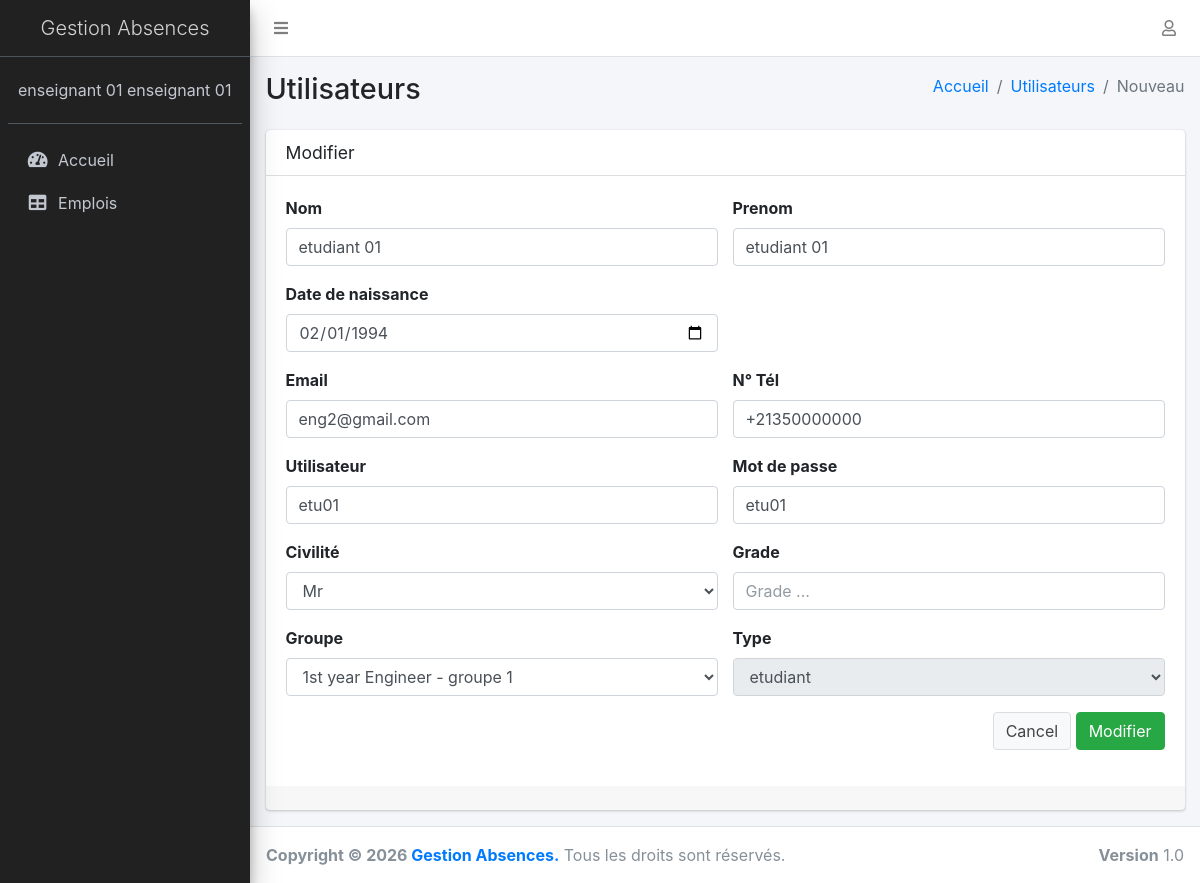
Screenshot of /index.php?users_add=3 (signed in) with the database file from the repository.
### tables this page shows
CREATE TABLE `emploi_users` (
  `user_id` int(11) UNSIGNED NOT NULL,
  `departement_id` int(11) UNSIGNED NOT NULL,
  `groupe_id` int(11) UNSIGNED NOT NULL,
  `user_login` varchar(50) DEFAULT '',
  `user_prenom` varchar(50) DEFAULT '',
  `user_nom` varchar(50) DEFAULT '',
  `user_date_naissance` varchar(10) DEFAULT '0000-00-00',
  `user_email` varchar(50) DEFAULT '',
  `user_phone` varchar(50) DEFAULT '',
  `user_pass` varchar(32) NOT NULL,
  `user_civilite` varchar(300) NOT NULL,
  `user_grade` varchar(300) NOT NULL,
  `user_type` enum('admin','agent','enseignant','etudiant','technicien') NOT NULL DEFAULT 'agent'
);

### conbase.php (called while the page is built, shortened)
<?php
function selected( $value,$status )
{
	return ($value == $status)? 'selected': '';
}
?>

### users_add.php (the view, shortened to what this page needs)
<?php
	$title_produit = "Ajouter";
	$function_to_call = "user_add";
	if( $_GET['users_add'] != 0 )
	{
		$element_array_rows = mysqli_query($con, "select * from emploi_users where user_id = '".$_GET['users_add']."'");
		$element_array = mysqli_fetch_array($element_array_rows);
		$title_produit = "Modifier";
		$function_to_call = "user_edit&user_id=".$_GET['users_add'];
	}
?>
<div class="content-wrapper">
	<section class="content-header">
		<div class="container-fluid">
			<div class="row mb-2">
				<div class="col-sm-6">
					<h1>Utilisateurs</h1>
				</div>
				<div class="col-sm-6">
					<ol class="breadcrumb float-sm-right">
						<li class="breadcrumb-item"><a href="index.php"><?= "Accueil"; ?></a></li>
						<li class="breadcrumb-item"><a href="index.php?users=0">Utilisateurs</a></li>
						<li class="breadcrumb-item active">Nouveau</li>
					</ol>
				</div>
			</div>
		</div>
	</section>
	<section class="content">
		<div class="container-fluid">
			<div class="row">
				<div class="col-12">
					<div class="card">
						<div class="card-header">
							<h3 class="card-title"><?= $title_produit; ?></h3>
						</div>
						<div class="card-body">
							<form action="ajax.php?function=<?= $function_to_call; ?>" method="POST" role="form" enctype="multipart/form-data">
								<div class="row">
									<div class="col-sm-6">
										<div class="form-group">
										<label>Nom</label>
										<input type="text" class="form-control" id="user_nom" name="user_nom" placeholder="Nom ..." value="<?= $element_array["user_nom"]; ?>" />
										</div>
									</div>
									<div class="col-sm-6">
										<div class="form-group">
											<label>Prenom</label>
											<input type="text" class="form-control" id="user_prenom" name="user_prenom" placeholder="Prenom ..." value="<?= $element_array["user_prenom"]; ?>" />
										</div>
									</div>
								</div>
								<div class="row">
									<div class="col-sm-6">
										<div class="form-group">
											<label>Date de naissance</label>
											<input type="date" class="form-control" id="user_date_naissance" name="user_date_naissance" placeholder="date de naissance ..." value="<?= $element_array["user_date_naissance"]; ?>" />
										</div>
									</div>
									<div class="col-sm-6">
									</div>
								</div>
								<div class="row">
									<div class="col-sm-6">
										<div class="form-group">
										<label>Email</label>
										<input type="text" class="form-control" id="user_email" name="user_email" placeholder="Email ..." value="<?= $element_array["user_email"]; ?>" />
										</div>
									</div>
									<div class="col-sm-6">
										<div class="form-group">
											<label>N° Tél</label>
											<input type="text" class="form-control" id="user_phone" name="user_phone" placeholder="N° Tél ..." value="<?= $element_array["user_phone"]; ?>" />
										</div>
									</div>
								</div>
								<div class="row">
									<div class="col-sm-6">
										<div class="form-group">
											<label>Utilisateur</label>
											<input type="text" class="form-control" id="user_login" name="user_login" placeholder="Utilisateur ..." value="<?= $element_array["user_login"]; ?>" />
										</div>
									</div>
									<div class="col-sm-6">
										<div class="form-group">
											<label>Mot de passe</label>
											<input type="text" class="form-control" id="user_pass" name="user_pass" placeholder="Mot de passe ..." value="<?= $element_array["user_pass"]; ?>" />
										</div>
									</div>
									<div class="col-sm-6">
										<div class="form-group">
											<label>Civilité</label>
											<select class="form-control" name="user_civilite" id="user_civilite">
												<option <?php echo selected($element_array["user_civilite"], "Mr"); ?>>Mr</option>
											</select>
										</div>
									</div>
									<div class="col-sm-6">
										<div class="form-group">
											<label>Grade</label>
											<input type="text" class="form-control" id="user_grade" name="user_grade" placeholder="Grade ..." value="<?= $element_array["user_grade"]; ?>" />
										</div>
									</div>
											<?php
										if( $element_array["user_type"] == "etudiant" )
										{
											?>
												<div class="col-sm-6">
													<div class="form-group">
														<label>Groupe</label>
														<select class="form-control" name="groupe_id" id="groupe_id">
															<?php
																$select_spe = "(SELECT specialite_nom from emploi_specialites where emploi_specialites.specialite_id = emploi_groupes.specialite_id) as specialite_nom";
																$query=mysqli_query($con, "SELECT *, ".$select_spe." from emploi_groupes");
																if( $query->num_rows > 0 )
																{
																	while( $emploi_array = mysqli_fetch_array($query) )
																	{
																		echo('
																			<option value="'.$emploi_array["groupe_id"].'" '.selected($emploi_array["groupe_id"], $element_array["groupe_id"]).'>'.$emploi_array["specialite_nom"].' - '.$emploi_array["groupe_nom"].'</option>
																		');
																	}
																}
															?>
														</select>
													</div>
												</div>
											<?php
										}
									?>
									<div class="col-sm-6">
										<div class="form-group">
											<label>Type</label>
											<select class="form-control" name="user_type" id="user_type" <?= ( $_GET['users_add'] != 0 && $user_array["user_type"] != "admin" ) ? "readonly style='pointer-events: none;'" : ""; ?>>
												<option <?php echo selected($element_array["user_type"], "etudiant"); ?>>etudiant</option>
											</select>
										</div>
									</div>
								</div>
								<div class="row">
									<div class="col-sm-12">
										<div class="form-group" style="text-align:right;">
											<a href="index.php?users=0" class="btn btn-default">Cancel</a>
											<button type="submit" class="btn btn-success"><?= $title_produit; ?></button>
										</div>
									</div>
								</div>
							</form>
						</div>
						<div class="card-footer">
						</div>
					</div>
				</div>
			</div>
		</div>
	</section>
</div>

### sidebar.php (shortened to what this page needs)
 <aside class="main-sidebar sidebar-dark-primary elevation-4" style="background-color: rgba(0,0,0,.87)">
<a href="index.php" class="brand-link" style="text-align: center;">
  <span class="brand-text font-weight-light">Gestion Absences</span>
</a>
<div class="sidebar">
  <div class="user-panel mt-3 pb-3 mb-3 d-flex">
	<div class="info">
	  <a href="index.php" class="d-block"><?= $user_array["user_prenom"]." ".$user_array["user_prenom"]; ?></a>
	</div>
  </div>
	<nav class="mt-2">
		<ul class="nav nav-pills nav-sidebar flex-column" data-widget="treeview" role="menu" data-accordion="false">
			<?php
				foreach( $menu_array as $single_value )
				{
					if( $single_value["condition"] == "1" )
					{
						?>
							<li class="nav-item <?= ($single_value["sub_menu"] == "true") ? "has-treeview": ""; ?>">
								<a href="<?= $single_value["lien"]; ?>" class="nav-link">
									<i class="nav-icon <?= $single_value["icon"]; ?>"></i>
									<p><?= $single_value["name"]; echo ( $single_value["sub_menu"] == "true" ) ? '<i class="fas fa-angle-left right"></i>': ""; ?></p>
								</a>
							</li>
						<?php
					}
				}
			?>
		</ul>
	</nav>
</div>
 </aside>

### rows the page displays
emploi_users: user_prenom "enseignant 01", user_type "etudiant"
emploi_users: user_nom "etudiant 01", user_prenom "etudiant 01", user_date_naissance "02/01/1994", user_email "eng2@gmail.com", user_phone "+21350000000", user_login "etu01", user_pass "etu01"

### other values shown
$single_value["name"] "Accueil"
$single_value["name"] "Emplois"
$title_produit "Modifier"
DATE("Y") "2026"
form field groupe_id "1st year Engineer - groupe 1"
